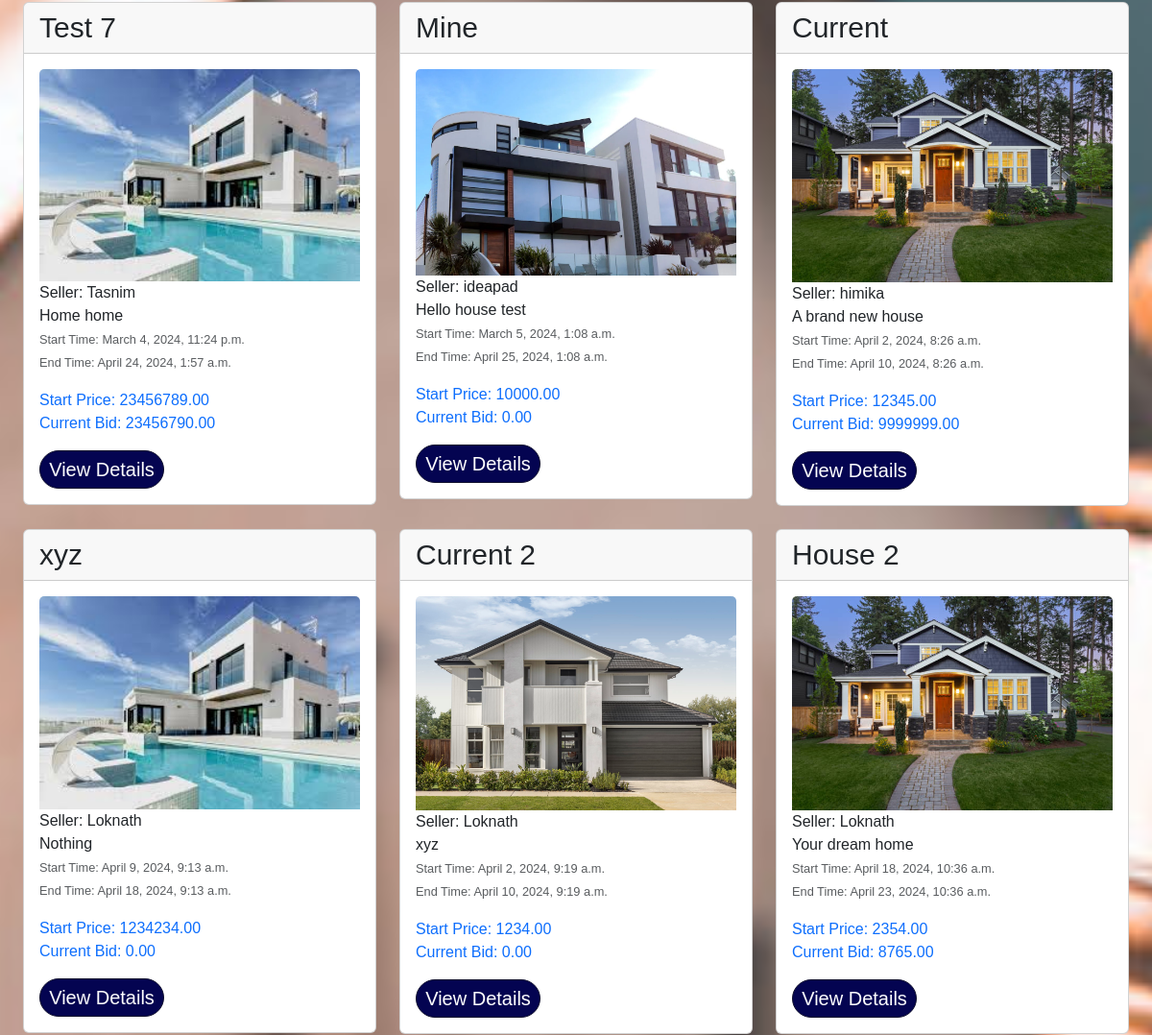
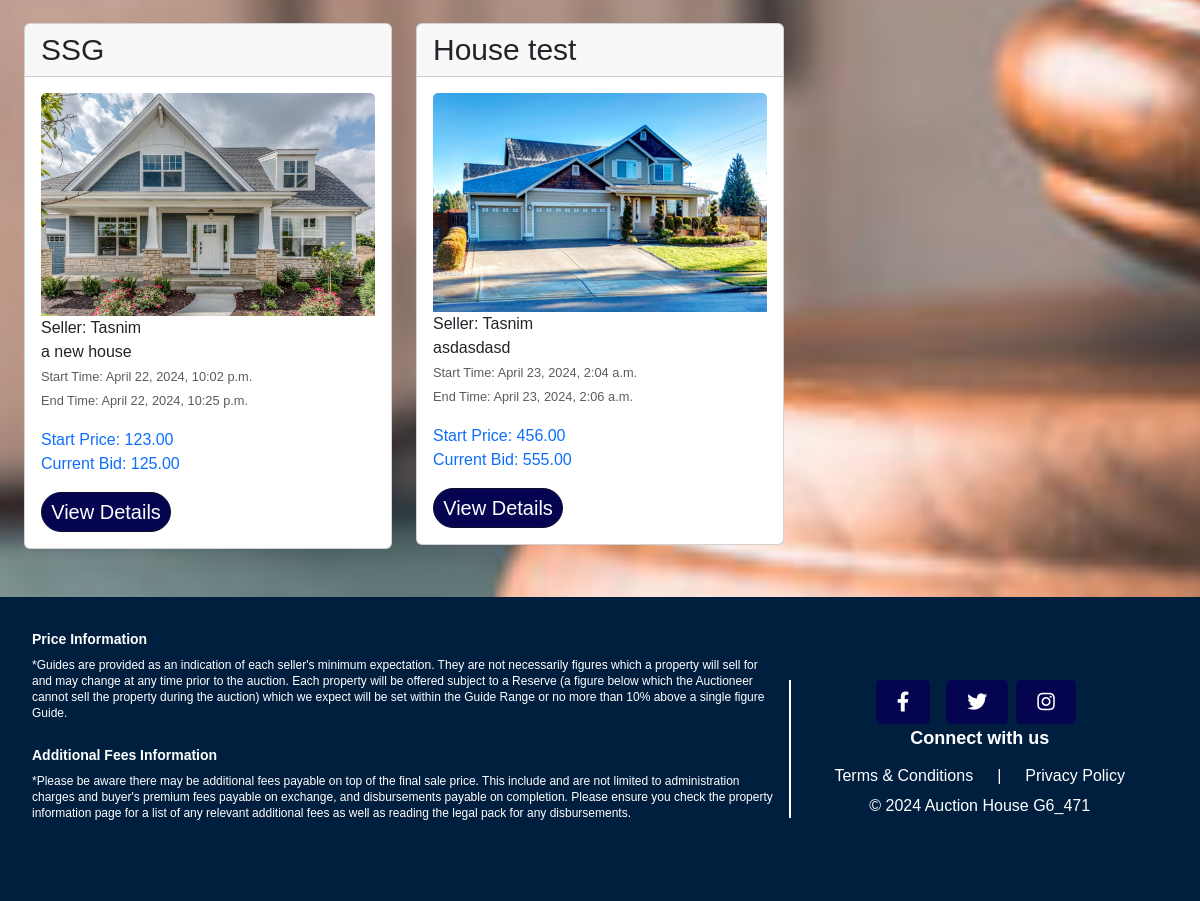
Before: /search-past-auctions/ (lower part) with the older database file (2 pictures, top to bottom).
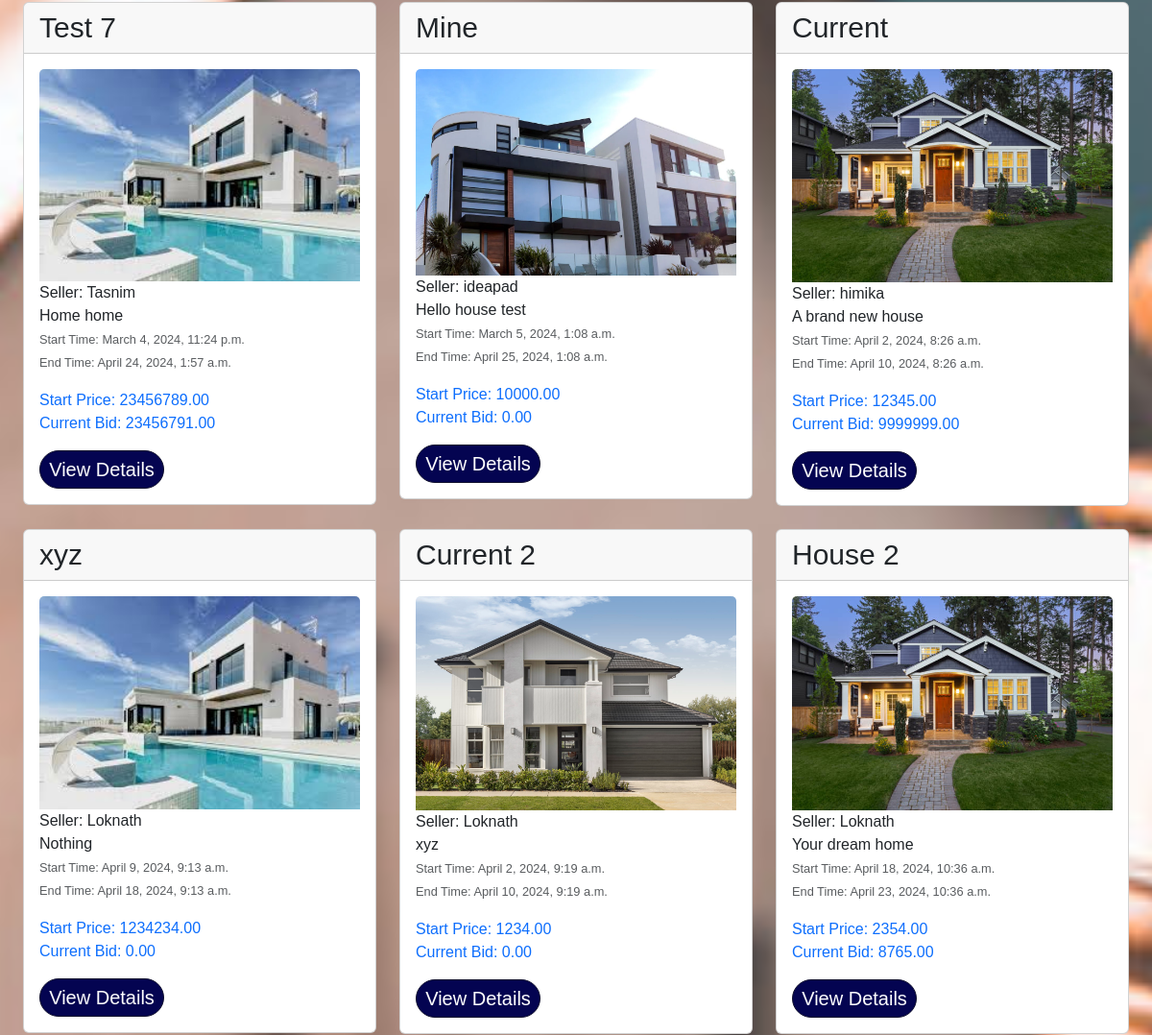
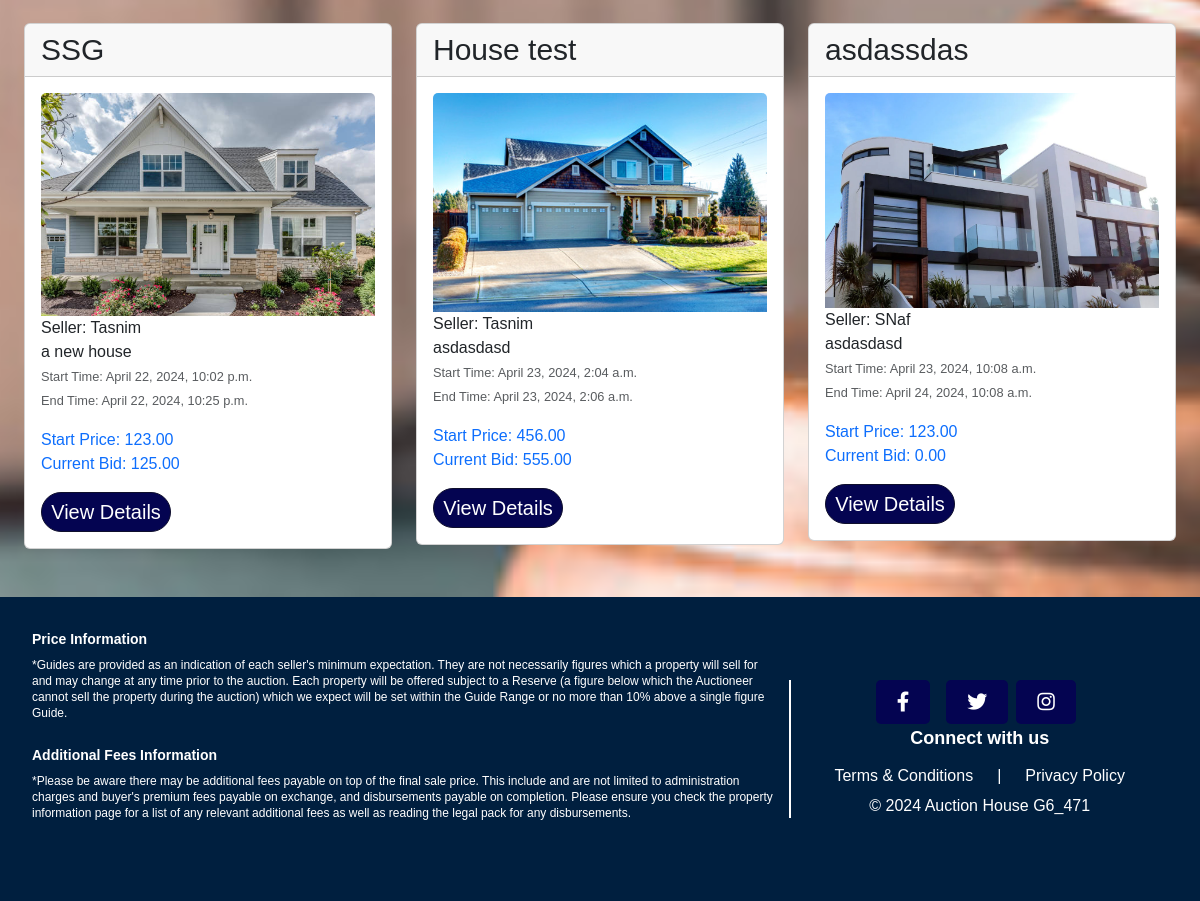
After: the same page with the newer database file (2 pictures, top to bottom).
### website/models.py (models this page shows, shortened)
class AuctionItem(models.Model):
    title = models.CharField(max_length=255)
    description = models.TextField()
    address = models.CharField(max_length=255)
    start_price = models.DecimalField(max_digits=10, decimal_places=2)
    current_bid = models.DecimalField(max_digits=10, decimal_places=2, default=0.00)
    current_bid_by = models.ForeignKey(User, on_delete=models.CASCADE,null=True, blank=True, related_name='bids_made')
    created_by = models.ForeignKey(User, on_delete=models.CASCADE, related_name='auction_items_created')
    start_time = models.DateTimeField(blank=True, null=True)
    end_time = models.DateTimeField(blank=True, null=True)
    image = models.ImageField(upload_to='auction_item_images/', blank=True, null=True)
    winner = models.ForeignKey(User, on_delete=models.SET_NULL, blank=True, null=True, related_name='won_auctions')
    house_size = models.IntegerField(null=True, blank=True)
    floor_count = models.IntegerField(null=True, blank=True)
    house_type = models.CharField(max_length=15, choices=h_type, null=True, blank=True)
    sketchfab_script = models.TextField(blank=True, null=True)
    APPROVAL_CHOICES = [
        ('pending', 'Pending'),
        ('approved', 'Approved'),
        ('rejected', 'Rejected'),
    ]
    approval_status = models.CharField(max_length=10, choices=APPROVAL_CHOICES, default='pending')

### website/views.py (the view)
# urls.py: path('search-past-auctions/', views.search_past_auctions, name='search_past_auctions'),
def search_past_auctions(request):
    query = request.GET.get('query', '')
    current_time = timezone.now()
    past_auctions = AuctionItem.objects.filter(
        Q(title__icontains=query) | Q(address__icontains=query),
        end_time__lt=current_time
    )
    return render(request, 'auction_search.html', {'auctions': past_auctions, 'query': query, 'search_type': 'Past Auctions'})

### website/templates/auction_search.html (shortened to what this page needs)
{% extends 'base.html' %}
{% block content %}
<div class="container mt-4">
    <div class="row">
        {% if auctions %}
            {% for auction in auctions %}
                <div class="col-md-4 mb-4">
                    <div class="card">
                        <div class="card-header">
                            <h2>{{ auction.title }}</h2>
                        </div>
                        <div class="card-body">
                            {% if auction.image %}
                                <img src="{{ auction.image.url }}" alt="{{ auction.title }} Image" class="card-img-top">
                            {% endif %}
                            <h10 class="card-text text-dark">Seller: {{ auction.created_by.username }}</h10><br>
                            <p class="card-text text-dark mb-0">{{ auction.description|truncatewords:15 }}</p>
                            <p class="card-text mb-3">
                                <small class="text-muted">
                                    Start Time: <span class="start-time">{{ auction.start_time }}</span><br>
                                    End Time: {{ auction.end_time }}
                                </small>
                            </p>
                            <p class="card-text font-weight-bold text-primary mb-3">
                                Start Price: {{ auction.start_price }}<br>
                                Current Bid: {{ auction.current_bid }}
                            </p>
                            <a href="{% url 'website:auction_detail' item_id=auction.id %}" class="btn btn-sm btn-primary">View Details</a>
                        </div>
                    </div>
                </div>
            {% endfor %}
        {% else %}
            <p>No matching auctions found.</p>
        {% endif %}
    </div>
</div>
{% endblock %}

### templates/base.html (shortened to what this page needs)
<!DOCTYPE html>
<html lang="en">
<head>
  <link href="https://cdn.jsdelivr.net/npm/bootstrap@5.3.2/dist/css/bootstrap.min.css" rel="stylesheet"
>
  <link
      href="https://cdn.jsdelivr.net/npm/tailwindcss@2.2.19/dist/tailwind.min.css"
      rel="stylesheet"
    />
  <link
      href="https://cdnjs.cloudflare.com/ajax/libs/font-awesome/5.15.4/css/all.min.css"
      rel="stylesheet"
    />
  <link rel="stylesheet" href="https://cdnjs.cloudflare.com/ajax/libs/animate.css/4.1.1/animate.min.css">
  {% load static %}
  <link rel="stylesheet" href="{% static 'base.css' %}">
</head>
<body class="flex flex-col min-h-screen">
  <div class="flex-1 container">
    {% block content %}{% endblock %}
  </div>
  <footer style="background-color: #001f3f;" class="text-white mt-4">
      <div class="mx-auto py-8 px-8 flex flex-wrap justify-between items-start">
        <div class="w-full lg:w-2/3 pr-4 mb-4 lg:mb-0">
          <div class="mb-4">
            <h3 class="text-sm font-semibold mb-2">Price Information</h3>
            <p class="text-xs text-left mb-2">
              *Guides are provided as an indication of each seller's minimum
              expectation. They are not necessarily figures which a property
              will sell for and may change at any time prior to the auction.
              Each property will be offered subject to a Reserve (a figure below
              which the Auctioneer cannot sell the property during the auction)
              which we expect will be set within the Guide Range or no more than
              10% above a single figure Guide.
            </p>
          </div>
          <div class="mb-4">
            <h3 class="text-sm font-semibold mb-2">
              Additional Fees Information
            </h3>
            <p class="text-xs text-left mb-2">
              *Please be aware there may be additional fees payable on top of
              the final sale price. This include and are not limited to
              administration charges and buyer's premium fees payable on
              exchange, and disbursements payable on completion. Please ensure
              you check the property information page for a list of any relevant
              additional fees as well as reading the legal pack for any
              disbursements.
            </p>
          </div>
        </div>
        <div
          class="w-full my-auto lg:w-1/3 flex flex-col justify-center items-center border-white lg:border-l-2"
        >
          <div class="mb-1 flex flex-col justify-center items-center">
            <div class="flex justify-center lg:justify-end">
              <a
                title="FB"
                href="#"
                target="_blank"
                rel="noopener noreferrer"
                class="btn btn-outline-white mr-2"
              >
                <i class="fab fa-facebook-f mx-2"></i>
              </a>
              <a
                title="Twit"
                href="#"
                target="_blank"
                rel="noopener noreferrer"
                class="btn btn-outline-white mx-2"
              >
                <i class="fab fa-twitter mx-2"></i>
              </a>
              <a
                title="Insta"
                href="#"
                target="_blank"
                rel="noopener noreferrer"
                class="btn btn-outline-white mr-2"
              >
                <i class="fab fa-instagram mx-2"></i>
              </a>
            </div>
            <h3 class="text-lg font-semibold mb-2 text-center lg:text-left">
              Connect with us
            </h3>
          </div>
          <div class="mb-1">
            <div class="flex justify-center lg:justify-end">
              <a
                href="/"
                class="mx-4 text-white hover:text-gray-200 border-b-2 border-transparent hover:border-white"
              >
                Terms & Conditions
              </a>
              <p>|</p>
              <a
                href="/"
                class="mx-4 text-white hover:text-gray-200 border-b-2 border-transparent hover:border-white"
              >
                Privacy Policy
              </a>
            </div>
          </div>
          <div class="text-center lg:text-right">
            <p>&copy; 2024 Auction House G6_471</p>
          </div>
        </div>
      </div>
  </footer>
</body>
</html>

### static/base.css (style rules this page uses)
body { font-family: Arial, sans-serif; background-image: url("bg5.jpg"); background-size: cover; background-position: center; background-repeat: no-repeat; min-height: 250vh; }
* { font-family: Arial, Helvetica, sans-serif; box-sizing: border-box; }
.container { max-width: 1200px; margin: 0 auto; }
.container h2 { font-weight: 500; font-display: flex; font-size: 30px; }
.container p { color: white; margin-bottom: 50px; }
.btn { font-size: 20px; color: #fff; background-color: rgb(4, 4, 81); text-decoration: none; border-radius: 5px; transition: all 0.3s ease; }
.btn-primary { width: 130px; border-color: #0f0f2d; border-radius: 30px; margin-right: 8px; }

Changed rows visible on the page:
changed AuctionItem "Test 7": current_bid "23456790.00" → "23456791.00"
added AuctionItem: title "asdassdas", image (picture), created_by.username "SNaf", description "asdasdasd", start_time "April 23, 2024, 10:08 a.m.", end_time "April 24, 2024, 10:08 a.m.", start_price "123.00", current_bid "0.00"
